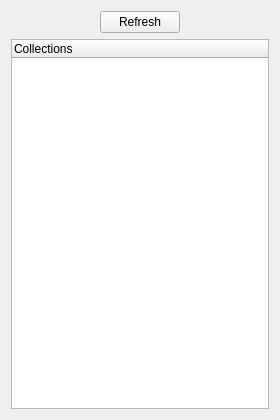
<?xml version="1.0" encoding="UTF-8"?>
<ui version="4.0">
 <class>CollectionsTreeWidget</class>
 <widget class="QWidget" name="CollectionsTreeWidget">
  <property name="geometry">
   <rect>
    <x>0</x>
    <y>0</y>
    <width>280</width>
    <height>420</height>
   </rect>
  </property>
  <property name="sizePolicy">
   <sizepolicy hsizetype="MinimumExpanding" vsizetype="Preferred">
    <horstretch>0</horstretch>
    <verstretch>0</verstretch>
   </sizepolicy>
  </property>
  <property name="maximumSize">
   <size>
    <width>280</width>
    <height>16777215</height>
   </size>
  </property>
  <property name="windowTitle">
   <string>Form</string>
  </property>
  <layout class="QVBoxLayout" name="verticalLayout">
   <item>
    <layout class="QHBoxLayout" name="horizontalLayout">
     <item>
      <spacer name="horizontalSpacer">
       <property name="orientation">
        <enum>Qt::Horizontal</enum>
       </property>
       <property name="sizeHint" stdset="0">
        <size>
         <width>40</width>
         <height>20</height>
        </size>
       </property>
      </spacer>
     </item>
     <item>
      <widget class="QPushButton" name="b_refresh">
       <property name="text">
        <string>Refresh</string>
       </property>
      </widget>
     </item>
     <item>
      <spacer name="horizontalSpacer_2">
       <property name="orientation">
        <enum>Qt::Horizontal</enum>
       </property>
       <property name="sizeHint" stdset="0">
        <size>
         <width>40</width>
         <height>20</height>
        </size>
       </property>
      </spacer>
     </item>
    </layout>
   </item>
   <item>
    <widget class="QTreeWidget" name="w_tree">
     <column>
      <property name="text">
       <string>Collections</string>
      </property>
     </column>
    </widget>
   </item>
  </layout>
 </widget>
 <resources/>
 <connections/>
</ui>
